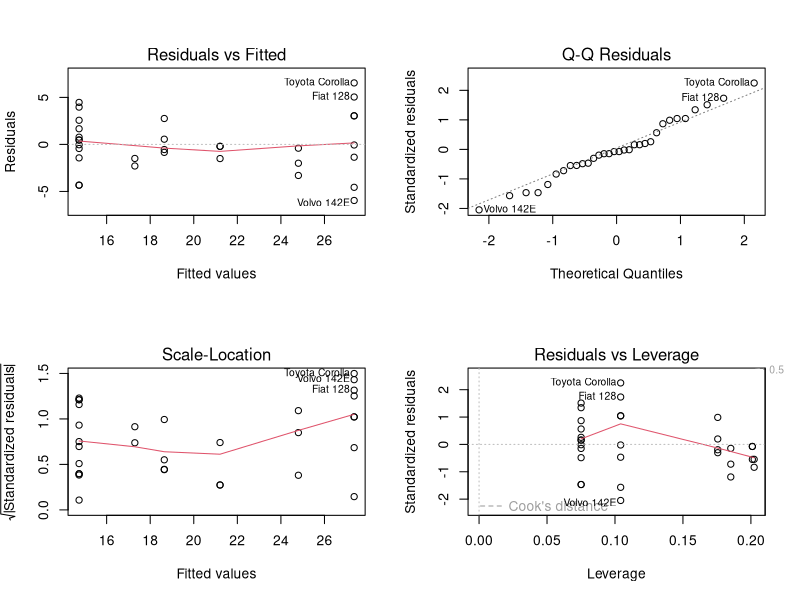
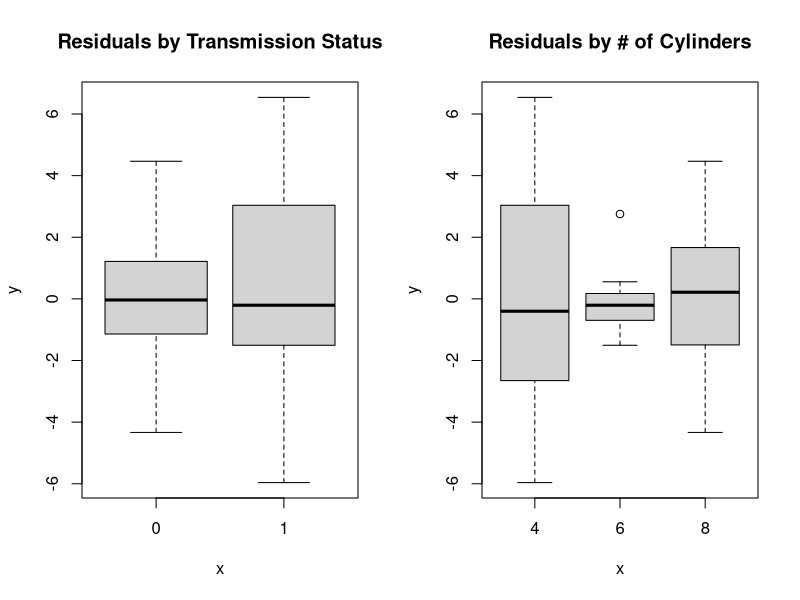
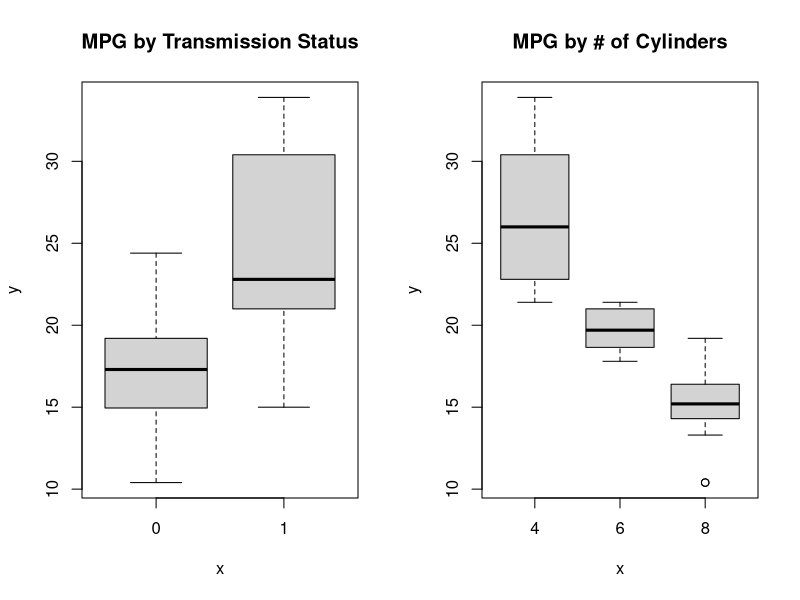

Recreate these plots in R, in order.
## ---- chunk 1
# Ensure pristine working environment
rm(list=ls())

library(knitr)
opts_chunk$set(echo = TRUE, fig.path="figure/", dev="png")
options(scipen = 1) # Turn off scientific notations for numbers

data(mtcars)
mtcars$am = as.factor(mtcars$am)
mtcars$cyl = as.factor(mtcars$cyl)
mtcars$vs = as.factor(mtcars$vs)
## ---- chunk 2
fit1 <- lm(mpg ~ am, mtcars)
fit1$coef
## ---- chunk 3
fit2 <- lm(mpg ~ ., mtcars)
summary(fit2)$coef
## ---- chunk 4
fit3 <- lm(mpg ~ am + cyl + vs, mtcars)
summary(fit3)$coef
## ---- chunk 5
fit4_final <- lm(mpg ~ am + cyl, mtcars)
summary(fit4_final)
## ---- chunk 6
summary( lm( mpg ~ am + cyl - 1, mtcars) )
## ---- chunk 7
par(mfrow= c(2,2))
plot(fit4_final)
## ---- chunk 8
par(mfrow= c(1,2))
plot(mtcars$am, resid(fit4_final), main="Residuals by Transmission Status")
plot(mtcars$cyl, resid(fit4_final), main="Residuals by # of Cylinders")
## ---- chunk 9
par(mfrow= c(1,2))
plot(mtcars$am, mtcars$mpg, main="MPG by Transmission Status")
plot(mtcars$cyl, mtcars$mpg, main="MPG by # of Cylinders")
